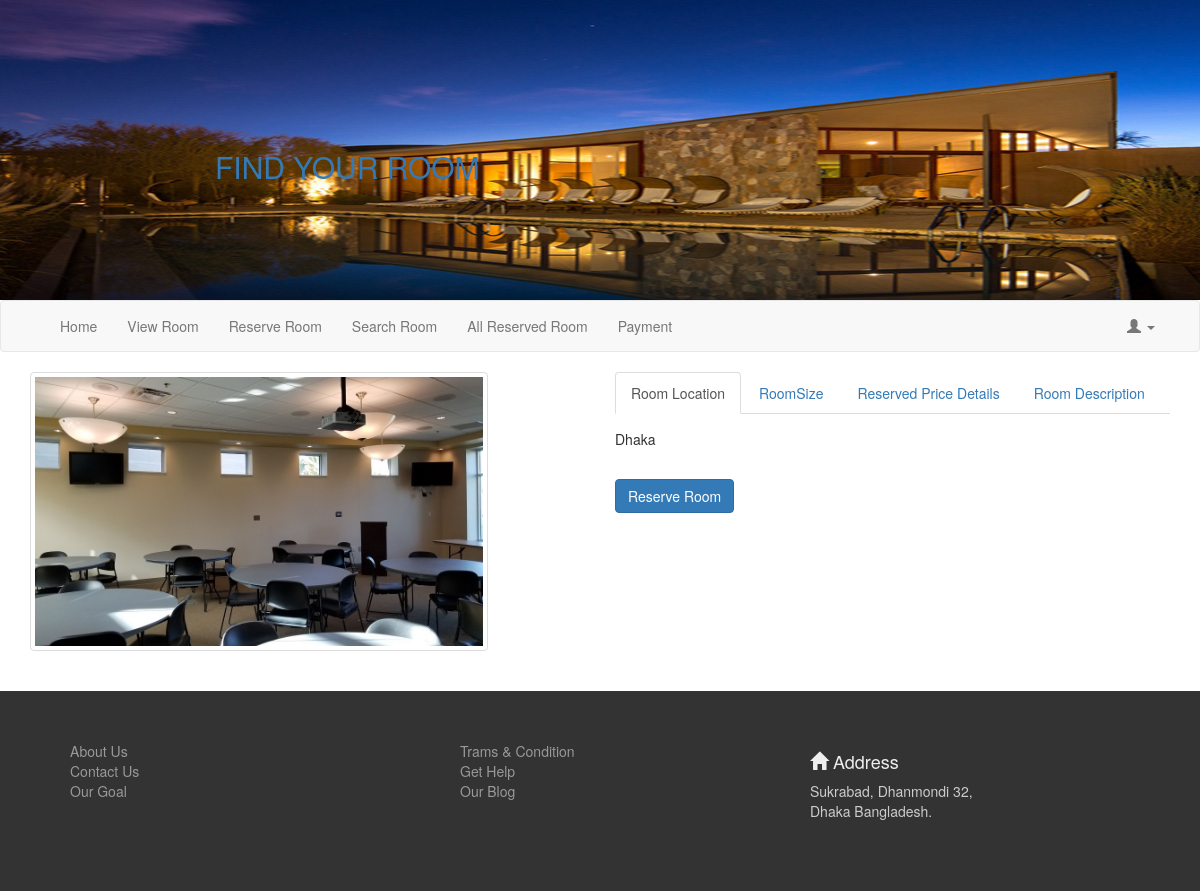
Screenshot of /viewRoomDetails.php?id=1 with the database file from the repository.
### tables this page shows
CREATE TABLE `room` (
  `id` int(11) NOT NULL,
  `location` varchar(255) DEFAULT NULL,
  `size` varchar(255) DEFAULT NULL,
  `scheduleTime` varchar(255) DEFAULT NULL,
  `price` double(10,2) DEFAULT NULL,
  `picture` varchar(255) DEFAULT NULL,
  `description` text
);

### include/databaseCon.php (called while the page is built, shortened)
<?php
class database
{
	private $host="localhost";
	private $username="root";
	private $password="";
	private $database_name="roomreservation";
	public function GetData($qry){
		$con = new mysqli($this->host,$this->username,$this->password,$this->database_name);
		if(mysqli_query($con,$qry))
		{
			$result = mysqli_query($con,$qry);
			return $result;
		}
		else
		{
			mysqli_close($con);
			return false;
		}
	}
}

### viewRoomDetails.php (the view, shortened to what this page needs)
<?php
	include 'include/menu.php';
	if(isset($_GET['id']))
	{
		$id = $_GET['id'];
	}
	else
	{
		$id = 0;
	}
	$st = "SELECT * from room where id=$id";
	$infos = $db->GetData($st);
	while ($info = mysqli_fetch_assoc($infos))
	{
?>
<div class="container" style="margin-bottom:40px;">
	<div class="row">
		<div class="col-sm-5">
			<img src="<?=$info['picture'] ?>" class="img-responsive img-thumbnail">
		</div>
		<div class="col-sm-6 pull-right">
			<div>
				  <ul class="nav nav-tabs" role="tablist">
				    <li role="presentation" class="active"><a href="#RoomLocation" aria-controls="RoomLocation" role="tab" data-toggle="tab">Room Location</a></li>
				    <li role="presentation"><a href="#RoomSize" aria-controls="RoomSize" role="tab" data-toggle="tab">RoomSize</a></li>
				    <li role="presentation"><a href="#ReservedPriceDetails" aria-controls="ReservedPriceDetails" role="tab" data-toggle="tab">Reserved Price Details</a></li>
				    <li role="presentation"><a href="#RoomDescription" aria-controls="RoomDescription" role="tab" data-toggle="tab">Room Description</a></li>
				  </ul>
				  <div class="tab-content">
				    <div role="tabpanel" class="tab-pane active" id="RoomLocation">
				    	<?=$info['location'] ?>
				    </div>
				  </div>
			</div>
			<div style="margin-top: 30px;">
				<a href="reserveRoom.php?id=<?=$id ?>" type="button" class="btn btn-primary">Reserve Room</a>
			</div>
		</div>
	</div>
</div>
<?php
	}
	include 'include/footer.php';
?>

### css/style.css (style rules this page uses)
.tab-pane { padding-top: 15px; }

### rows the page displays
room: picture (picture), location "Dhaka"
